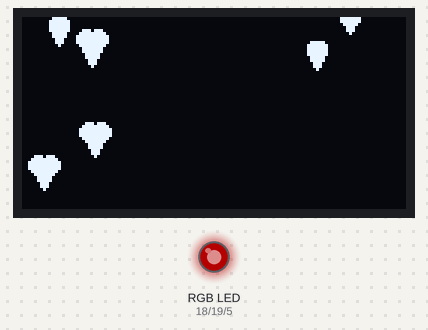
A sketch run on a simulated ESP32. On the bench: 128×64 one-colour display, an RGB LED mixed from three pins (HIGH = lit). Dim RGB values are drawn brighter than linear; WiFi joins after 1.5 s; servers stay silent unless stated; the local clock reads 2024-03-15 10:24:30 at power-on unless the sketch sets it; random numbers use the default seed unless the sketch sets one.

Above: at 0.22 s.
At 11.11 s:
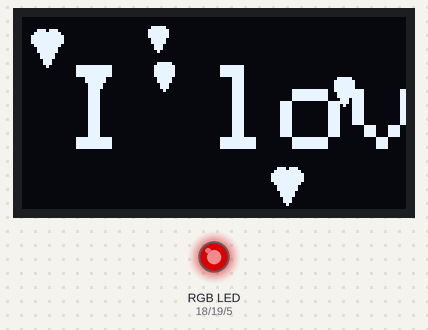
At 20.99 s:
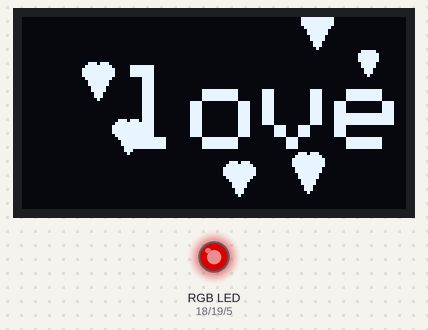
At 39.63 s:
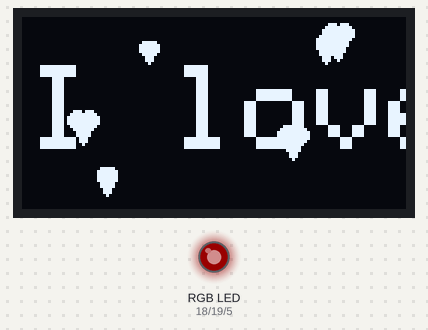
Timing chart, 0 to 40.0 s (numbered marks = the images above):
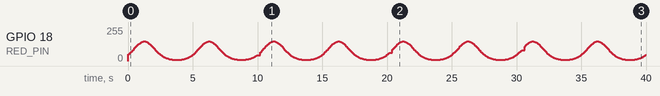

The sketch:

advanced.ino
```cpp
#include <WiFi.h>
#include <HTTPClient.h>
#include <ArduinoJson.h>
#include <Wire.h>
#include <Adafruit_GFX.h>
#include <Adafruit_SSD1306.h>
#include <WiFiClientSecure.h>
#include "time.h"

// --- Config ---
const char* ssid = "OpenWrt";
const char* password = "0000000";
const char* jsonUrl = "https://api.npoint.io/72bdf243cede70fee88b";

const char* ntpServer = "pool.ntp.org";
const long  gmtOffset_sec = 32400; // Tokyo JST
const int   daylightOffset_sec = 0;

#define SDA_PIN 25
#define SCL_PIN 33
#define RED_PIN 18
#define GREEN_PIN 19
#define BLUE_PIN 5

Adafruit_SSD1306 display(128, 64, &Wire, -1);

// Defaults & JSON Variables
String currentMessage = "I love you Abril from Bowyn";
String ledMode = "glow";
int targetR = 255, targetG = 0, targetB = 0;
int maxBrightness = 150;
bool showHearts = true;
bool timeSyncEnabled = true;

// Time Schedule Variables (Minutes from Midnight)
int dimStart = 1200;   // 8:00 PM
int dimEnd = 1320;     // 10:00 PM
int brightStart = 330; // 5:30 AM
int brightEnd = 450;   // 7:30 AM

// Alert Variables
unsigned long alertStartTime = 0;
bool isAlerting = false;

int scrollX = 128;
unsigned long lastCheck = 0;
int heartX[6], heartY[6], heartSize[6], heartDirection[6];

void setup() {
  Serial.begin(115200);
  Wire.begin(SDA_PIN, SCL_PIN);

  ledcAttach(RED_PIN, 5000, 8);
  ledcAttach(GREEN_PIN, 5000, 8);
  ledcAttach(BLUE_PIN, 5000, 8);

  display.begin(SSD1306_SWITCHCAPVCC, 0x3C);
  display.setRotation(2);
  display.setTextWrap(false);

  for(int i = 0; i < 6; i++) {
    heartX[i] = random(0, 120); heartY[i] = random(0, 60);
    heartSize[i] = random(5, 10); heartDirection[i] = 1;
  }

  WiFi.begin(ssid, password);
  configTime(gmtOffset_sec, daylightOffset_sec, ntpServer);
}

void drawPulseHeart(int x, int y, int size) {
  if (size < 3) return;
  int half = size / 2;
  display.fillCircle(x - half/2, y, half/2 + 1, WHITE);
  display.fillCircle(x + half/2, y, half/2 + 1, WHITE);
  display.fillTriangle(x - size/2, y, x + size/2, y, x, y + size, WHITE);
}

void loop() {
  // 1. SYNC LOGIC
  if (millis() - lastCheck > 10000) {
    if (WiFi.status() == WL_CONNECTED) {
      WiFiClientSecure client;
      client.setInsecure();
      HTTPClient http;
      if (http.begin(client, jsonUrl)) {
        if (http.GET() == HTTP_CODE_OK) {
          StaticJsonDocument<1024> doc;
          deserializeJson(doc, http.getString());

          String newMessage = doc["message"] | "I love you Abril from Bowyn";
          if (currentMessage != "" && newMessage != currentMessage) {
            isAlerting = true;
            alertStartTime = millis();
          }
          currentMessage = newMessage;
          ledMode = doc["mode"] | "glow";
          targetR = doc["r"] | 255;
          targetG = doc["g"] | 0;
          targetB = doc["b"] | 0;
          maxBrightness = doc["brightness"] | 150;
          showHearts = doc["hearts"] | true;
          timeSyncEnabled = doc["time_sync_enabled"] | false;

          dimStart = doc["dim_start"] | 1200;
          dimEnd = doc["dim_end"] | 1320;
          brightStart = doc["bright_start"] | 330;
          brightEnd = doc["bright_end"] | 450;
        }
        http.end();
      }
    }
    lastCheck = millis();
  }

  // 2. TIME CALCULATION
  struct tm timeinfo;
  int currentMaxBrightness = maxBrightness;
  int totalMins = -1;
  bool timeSynced = (timeSyncEnabled && getLocalTime(&timeinfo));

  if (timeSynced) {
    totalMins = timeinfo.tm_hour * 60 + timeinfo.tm_min;

    if (totalMins >= dimStart && totalMins <= dimEnd) {
      float progress = (float)(totalMins - dimStart) / (dimEnd - dimStart);
      currentMaxBrightness = map(progress * 100, 0, 100, maxBrightness, 10);
    }
    else if (totalMins > dimEnd || totalMins < brightStart) {
      currentMaxBrightness = 10;
    }
    else if (totalMins >= brightStart && totalMins <= brightEnd) {
      float progress = (float)(totalMins - brightStart) / (brightEnd - brightStart);
      currentMaxBrightness = map(progress * 100, 0, 100, 10, maxBrightness);
    }
  }

  // 3. LED LOGIC (With Strobe Priority)
  int rOut, gOut, bOut;
  if (isAlerting && (millis() - alertStartTime < 15000)) {
    // STROBE PRIORITY: Use maxBrightness from JSON, ignore time-based dimming
    int strobe = (millis() % 200 < 100) ? maxBrightness : 0;
    rOut = (targetR > 0) ? strobe : 0;
    gOut = (targetG > 0) ? strobe : 0;
    bOut = (targetB > 0) ? strobe : 0;
  } else {
    isAlerting = false;
    float breath = (ledMode == "glow") ? (exp(sin(millis() / 2500.0 * PI)) - 0.36787944) * 108.0 : 255.0;
    float factor = map(breath, 0, 255, 10, currentMaxBrightness) / 255.0;
    rOut = targetR * factor;
    gOut = targetG * factor;
    bOut = targetB * factor;
  }
  ledcWrite(RED_PIN, rOut);
  ledcWrite(GREEN_PIN, gOut);
  ledcWrite(BLUE_PIN, bOut);

  // 4. DISPLAY (With Time-Based Greetings)
  display.clearDisplay();
  if (showHearts) {
    for(int i = 0; i < 6; i++) {
      drawPulseHeart(heartX[i], heartY[i], heartSize[i]);
      if (millis() % 100 < 20) {
        heartSize[i] += heartDirection[i];
        if (heartSize[i] >= 9 || heartSize[i] <= 5) heartDirection[i] *= -1;
      }
    }
  }

  String displayString = currentMessage;
  if (timeSynced) {
    if (totalMins >= brightStart && totalMins <= brightEnd) {
      displayString = "Good Morning Abril! " + currentMessage;
    } else if (totalMins >= dimStart && totalMins <= dimEnd) {
      displayString = "Goodnight Abril! " + currentMessage;
    }
  }

  display.setTextSize(4);
  display.setTextColor(SSD1306_WHITE);
  display.setCursor(scrollX, 16);
  display.print(displayString);
  display.display();

  scrollX -= 3;
  if (scrollX < (int)(displayString.length() * -24)) {
    scrollX = 128;
    for(int i = 0; i < 6; i++) { heartX[i] = random(0, 128); heartY[i] = random(0, 64); }
  }
  delay(10);
}
```
